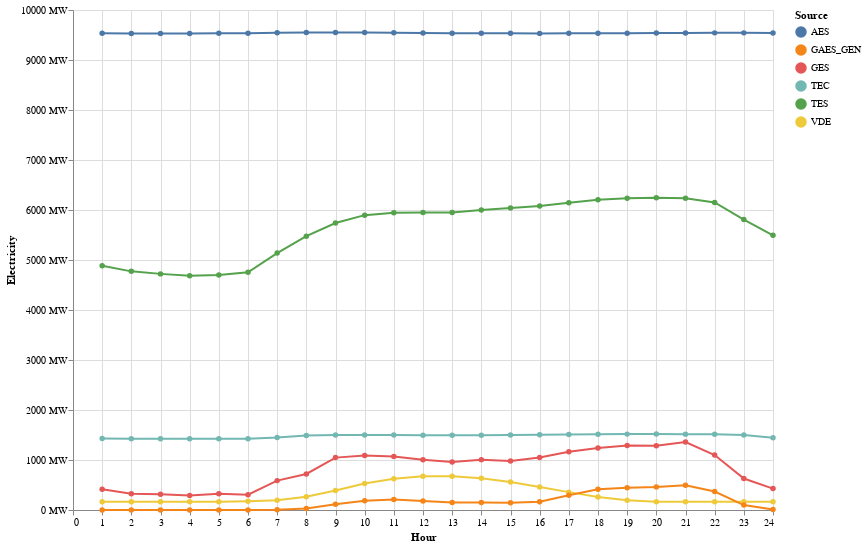

The notebook cell this image was saved under:
### Code cell
alt.Chart(grouped_by_hour).mark_line(
    point=alt.OverlayMarkDef()
).encode(
    x=alt.X("Hour", title="Hour"),
    y=alt.Y("value", title="Electricity", axis=alt.Axis(labelExpr=f"datum.value + ' MW'")),
    color=alt.Color("variable", legend=alt.Legend(title="Source")),
    tooltip=["Hour", alt.Tooltip("value", title="")]
).properties(
   height=500, width=700
)

### Figure 1 — Vega-Lite specification as saved in the notebook (floating-point values rounded to 4 significant figures; data arrays with more than 128 entries replaced by an {"elided": "..."} marker saying what was removed)
{"config": {"view": {"continuousWidth": 400, "continuousHeight": 300}}, "data": {"name": "data-50f4a54faf8433cba1a0c25c941d110f"}, "mark": {"type": "line", "point": {}}, "encoding": {"color": {"type": "nominal", "field": "variable", "legend": {"title": "Source"}}, "tooltip": [{"type": "quantitative", "field": "Hour"}, {"type": "quantitative", "field": "value", "title": ""}], "x": {"type": "quantitative", "field": "Hour", "title": "Hour"}, "y": {"type": "quantitative", "axis": {"labelExpr": "datum.value + ' MW'"}, "field": "value", "title": "Electricity"}}, "height": 500, "width": 700, "$schema": "https://vega.github.io/schema/vega-lite/v4.8.1.json", "datasets": {"data-50f4a54faf8433cba1a0c25c941d110f": {"elided": "144 records"}}}
